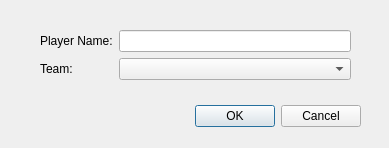
<?xml version="1.0" encoding="UTF-8"?>
<ui version="4.0">
 <class>FormAddDialog</class>
 <widget class="QDialog" name="FormAddDialog">
  <property name="geometry">
   <rect>
    <x>0</x>
    <y>0</y>
    <width>389</width>
    <height>148</height>
   </rect>
  </property>
  <property name="windowTitle">
   <string>Dialog</string>
  </property>
  <widget class="QDialogButtonBox" name="buttonBox">
   <property name="geometry">
    <rect>
     <x>20</x>
     <y>100</y>
     <width>341</width>
     <height>32</height>
    </rect>
   </property>
   <property name="orientation">
    <enum>Qt::Horizontal</enum>
   </property>
   <property name="standardButtons">
    <set>QDialogButtonBox::Cancel|QDialogButtonBox::Ok</set>
   </property>
  </widget>
  <widget class="QWidget" name="">
   <property name="geometry">
    <rect>
     <x>40</x>
     <y>30</y>
     <width>311</width>
     <height>50</height>
    </rect>
   </property>
   <layout class="QHBoxLayout" name="horizontalLayout">
    <item>
     <layout class="QVBoxLayout" name="verticalLayout_2">
      <item>
       <widget class="QLabel" name="labelPlayerName">
        <property name="text">
         <string>Player Name:</string>
        </property>
       </widget>
      </item>
      <item>
       <widget class="QLabel" name="labelTeamSel">
        <property name="text">
         <string>Team:</string>
        </property>
       </widget>
      </item>
     </layout>
    </item>
    <item>
     <layout class="QVBoxLayout" name="verticalLayout">
      <item>
       <widget class="QLineEdit" name="lineEdit"/>
      </item>
      <item>
       <widget class="QComboBox" name="comboBox"/>
      </item>
     </layout>
    </item>
   </layout>
  </widget>
 </widget>
 <resources/>
 <connections>
  <connection>
   <sender>buttonBox</sender>
   <signal>accepted()</signal>
   <receiver>FormAddDialog</receiver>
   <slot>accept()</slot>
   <hints>
    <hint type="sourcelabel">
     <x>248</x>
     <y>254</y>
    </hint>
    <hint type="destinationlabel">
     <x>157</x>
     <y>274</y>
    </hint>
   </hints>
  </connection>
  <connection>
   <sender>buttonBox</sender>
   <signal>rejected()</signal>
   <receiver>FormAddDialog</receiver>
   <slot>reject()</slot>
   <hints>
    <hint type="sourcelabel">
     <x>316</x>
     <y>260</y>
    </hint>
    <hint type="destinationlabel">
     <x>286</x>
     <y>274</y>
    </hint>
   </hints>
  </connection>
 </connections>
</ui>
